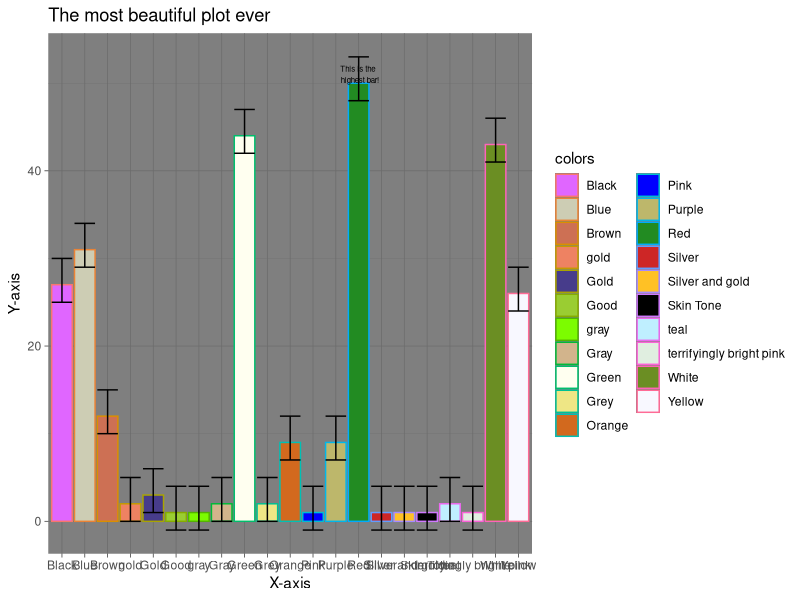
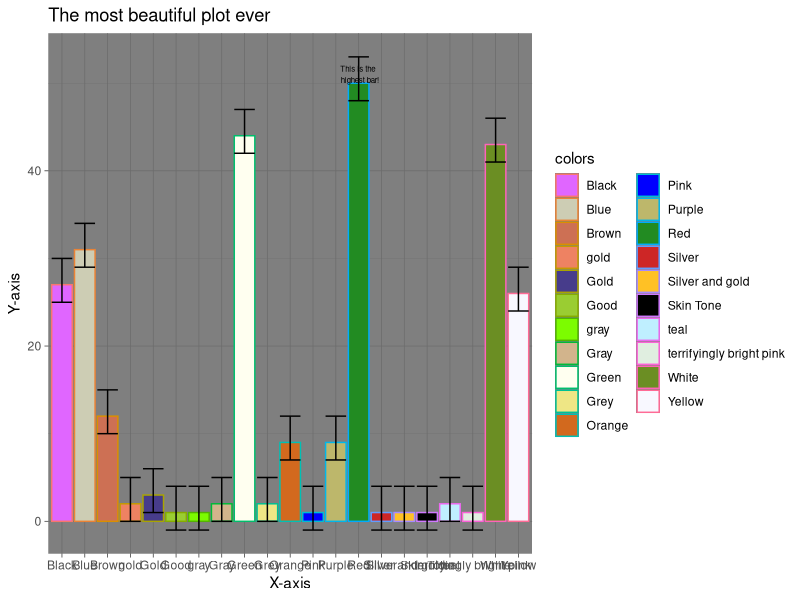

Here is the R script that generated these plots, in order:
library(tidyverse)

# potentially useful function: read_csv
sweaters <- read_csv(here::here("data", "holiday_sweaters-2020-12-08-clean.csv")) %>% 
  filter(hs_tf == "Yes") %>% 
  # potentially useful function: separate colors column into rows
  separate_rows(colors, sep = c(", ")) %>% 
  group_by(colors) %>% 
  summarize(sum = length(colors))

ggplot(sweaters, aes(x = colors, y = sum)) +
  geom_col(aes(color = colors, fill = colors)) +
  scale_fill_manual(values = c("mediumorchid1", "lightyellow3", "salmon3", "salmon2", "slateblue4", "yellowgreen", "lawngreen", "tan", "ivory", "khaki2", "chocolate", "blue1", "darkkhaki", "forestgreen", "firebrick3", "goldenrod1", "grey0", "lightblue1", "honeydew2", "olivedrab", "ghostwhite")) +
  geom_errorbar(aes(ymin = sum - 2, ymax = sum + 3)) +
  annotate("text", x = 14, y = 51, label = "This is the \n highest bar!", size = 2) +
  theme_dark() +
  labs(x = "X-axis",
       y = "Y-axis",
       title = "The most beautiful plot ever")

ggsave(here::here("figures", "sample-plot.jpg"), width = 7, height = 4, dpi = 150)


